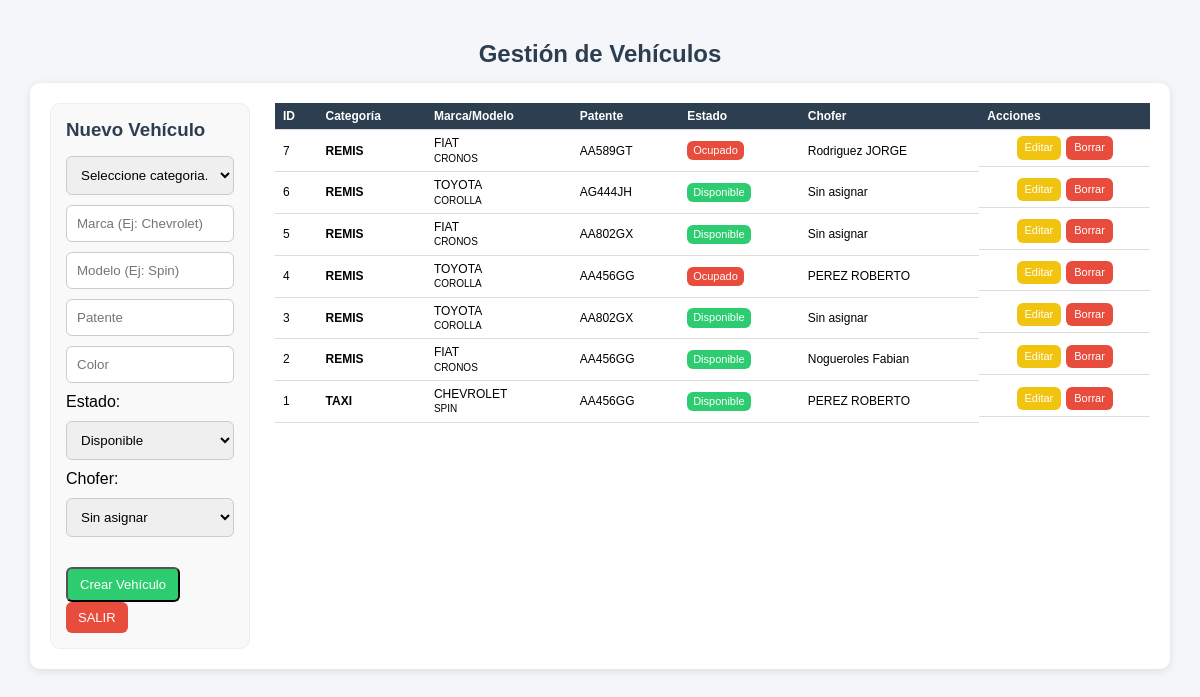
The page /php/00_administracion/trafico/listado.php (signed in) on the database as committed earlier.
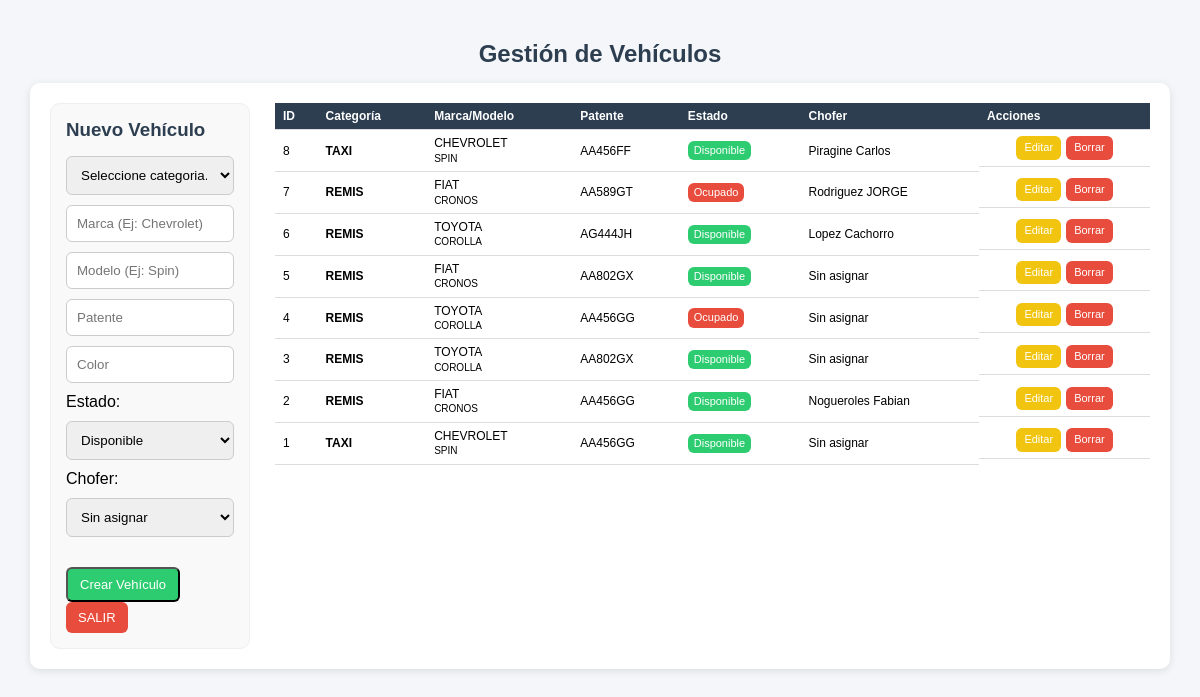
The same page on the database as committed later.
### tables this page shows
CREATE TABLE `vehiculos` (
  `id` int(11) NOT NULL,
  `categoria` varchar(15) NOT NULL,
  `marca` varchar(50) NOT NULL,
  `modelo` varchar(50) NOT NULL,
  `patente` varchar(20) DEFAULT NULL,
  `estado` varchar(20) NOT NULL,
  `color` varchar(20) NOT NULL,
  `id_chofer` int(4) DEFAULT NULL
);

### funciones/funciones.php (called while the page is built, shortened)
<?php
function conexion()
{
    $host = 'localhost';
    $db   = 'app_viajes';
    $user = 'root';
    $pass = 'belgrado';
    try {
        $dsn = "mysql:host=$host;dbname=$db;charset=utf8mb4";
        $conn = new PDO($dsn, $user, $pass, [
            PDO::ATTR_ERRMODE => PDO::ERRMODE_EXCEPTION,
            PDO::ATTR_DEFAULT_FETCH_MODE => PDO::FETCH_ASSOC,
            PDO::MYSQL_ATTR_INIT_COMMAND => "SET NAMES utf8mb4"
        ]);
        return $conn;
    } catch (PDOException $e) {
        echo "Error de conexión: " . $e->getMessage();
    }
}
?>
<?php
function obtenerVehiculos()
{
    $pdo = conexion();
    $sql = "SELECT v.*,
                   CONCAT(c.apellido, ' ', c.nombre) AS chofer
            FROM vehiculos v
            LEFT JOIN choferes c ON v.id_chofer = c.id
            ORDER BY v.id DESC";
    return $pdo->query($sql)->fetchAll(PDO::FETCH_ASSOC);
}

### php/00_administracion/trafico/listado.php (the view, shortened to what the changed rows need)
<?php
include_once "../../../funciones/funciones.php";
$vehiculos = obtenerVehiculos();
?>
<!DOCTYPE html>
<html lang="es">
<head>
    <link rel="stylesheet" href="../../../css/estilos.css">
</head>
<body>
    <div class="container">
        <h2 class="text-center">Gestión de Vehículos</h2>
        <div class="card operadores-layout">
            <div class="col-tabla">
                <table class="table">
                    <thead>
                        <tr>
                            <th>ID</th>
                            <th>Categoría</th>
                            <th>Marca/Modelo</th>
                            <th>Patente</th>
                            <th>Estado</th>
                            <th>Chofer</th>
                            <th>Acciones</th>
                        </tr>
                    </thead>
                    <tbody>
                        <?php if (count($vehiculos) > 0): ?>
                            <?php foreach ($vehiculos as $v): ?>
                                <tr>
                                    <td><?php echo $v['id']; ?></td>
                                    <td><strong><?php echo htmlspecialchars($v['categoria']); ?></strong></td>
                                    <td>
                                        <?php echo htmlspecialchars($v['marca']); ?><br>
                                        <small><?php echo htmlspecialchars($v['modelo']); ?></small>
                                    </td>
                                    <td><?php echo htmlspecialchars($v['patente']); ?></td>
                                    <td>
                                        <?php if ($v['estado'] == 'disponible'): ?>
                                            <span class="badge badge-success">Disponible</span>
                                        <?php else: ?>
                                            <span class="badge badge-danger">Ocupado</span>
                                        <?php endif; ?>
                                    </td>
                                    <td>
                                        <?php echo htmlspecialchars($v['chofer'] ?? 'Sin asignar'); ?>
                                    </td>
                                    <td>
                                        <a href="?editar=<?php echo $v['id']; ?>" class="btn btn-warning btn-sm">Editar</a>
                                        <a href="?borrar=<?php echo $v['id']; ?>"
                                            class="btn btn-danger btn-sm"
                                            onclick="return confirm('¿Eliminar vehículo?')">
                                            Borrar
                                        </a>
                                    </td>
                                </tr>
                            <?php endforeach; ?>
                        <?php else: ?>
                            <tr>
                                <td colspan="7" class="text-center">No hay vehículos registrados.</td>
                            </tr>
                        <?php endif; ?>
                    </tbody>
                </table>
            </div>
        </div>
    </div>
</body>
</html>

Rows that differ between the two databases and show on the page:
added vehiculos: id "8", categoria "TAXI", marca "CHEVROLET", modelo "SPIN", patente "AA456FF", estado "Disponible", chofer "Piragine Carlos"
changed vehiculos "AG444JH": chofer "Sin asignar" → "Lopez Cachorro"
changed vehiculos id 4: chofer "PEREZ ROBERTO" → "Sin asignar"
changed vehiculos id 1: chofer "PEREZ ROBERTO" → "Sin asignar"
